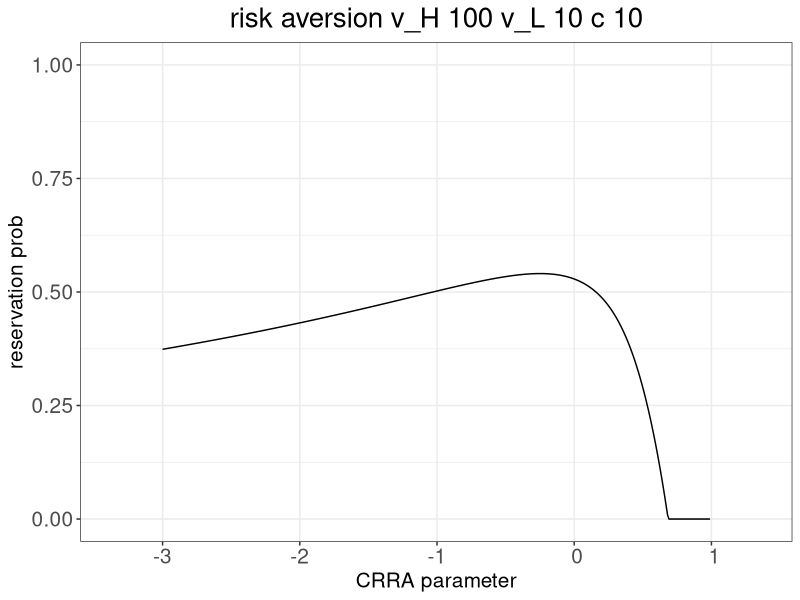

The R source for this figure:
# add packages
library(ggplot2)

# utility function
utility = function(x, theta){
  return(x^(1-theta)/(1-theta))
}  

# solve for the optimal solution for expost uncertainty
solution_post = function(theta, vh, vl, c){
  u_vh = utility(vh, theta)
  u_vhc = utility(vh-c, theta)
  u_vl = utility(vl, theta)
  u_vlc = utility(vl-c, theta)
  a = u_vhc + u_vlc
  b = 2*(u_vl - u_vh - 2*u_vlc)
  c = u_vhc + 3*u_vlc - 2*u_vl
  exist = b^2 - 4*a*c
  if (exist < 0){
    return(1)
  }
  else{
    sol1 = max(0, (-b - sqrt(exist))/(2*a))
    sol2 = min(1, (-b + sqrt(exist))/(2*a))
    return(c(sol1, sol2))
  }
}

# solve for the optimal solution for only exante uncertainty
solution_ante = function(theta, vh, vl, c){
  
}

# set up parameters
vh = 100
vl = 10
c = 10

df = data.frame(
  aversion_parameter = seq(from=-3, to=0.99, by=0.01),
  reservation_prob1 = seq(from=-3, to=0.99, by=0.01),
  reservation_prob2 = seq(from=-3, to=0.99, by=0.01)
)

for (i in 1:length(df$aversion_parameter)){
  df$reservation_prob1[i] = solution_post(df$aversion_parameter[i], vh, vl, c)[1]
  df$reservation_prob2[i] = solution_post(df$aversion_parameter[i], vh, vl, c)[2]
}

# graph the relation between risk aversion parameter and reservation price
title = paste('risk aversion', 'v_H', as.character(vh), 'v_L', as.character(vl),
              'c', as.character(c), sep = ' ')
file = paste("D:/Dropbox/Working Papers/Expost Uncertainty in Searching and Ranking/data/", title, sep = "")
file = paste(file, ".png", sep = "")
png(file, width = 600, height = 400)

pic = ggplot(data = df) +
  geom_line(aes(x=aversion_parameter, y=reservation_prob1)) +
  scale_x_discrete(name='CRRA parameter', waiver(), limits=c(-3,-2,-1,0,1)) +
  scale_y_continuous(name='reservation prob', limits=c(0,1)) +
  ggtitle(title) + 
  theme_bw() + 
  theme(plot.title = element_text(hjust = 0.5, size = 20), legend.text = element_text(size = 15),
        axis.title.x = element_text(size = 15), axis.title.y = element_text(size = 15),
        axis.text.x = element_text(size = 15), axis.text.y = element_text(size = 15))

print(pic)
dev.off()
